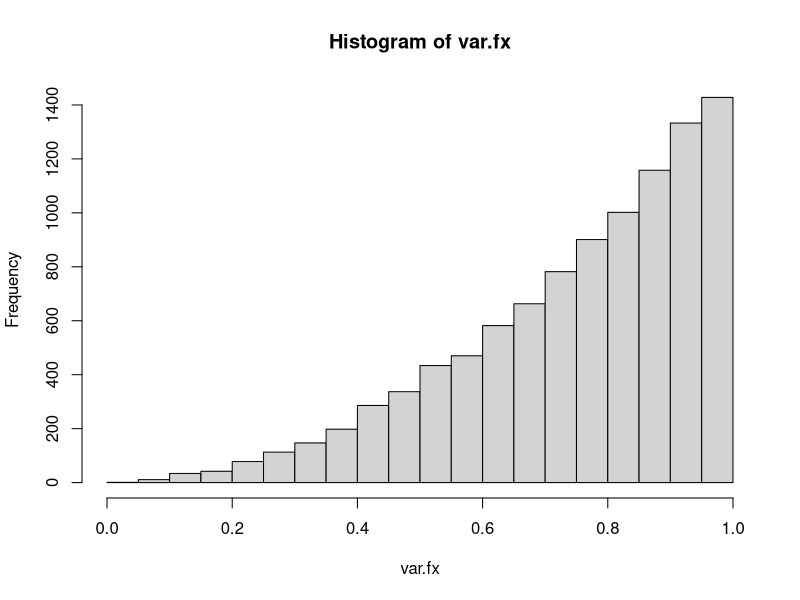
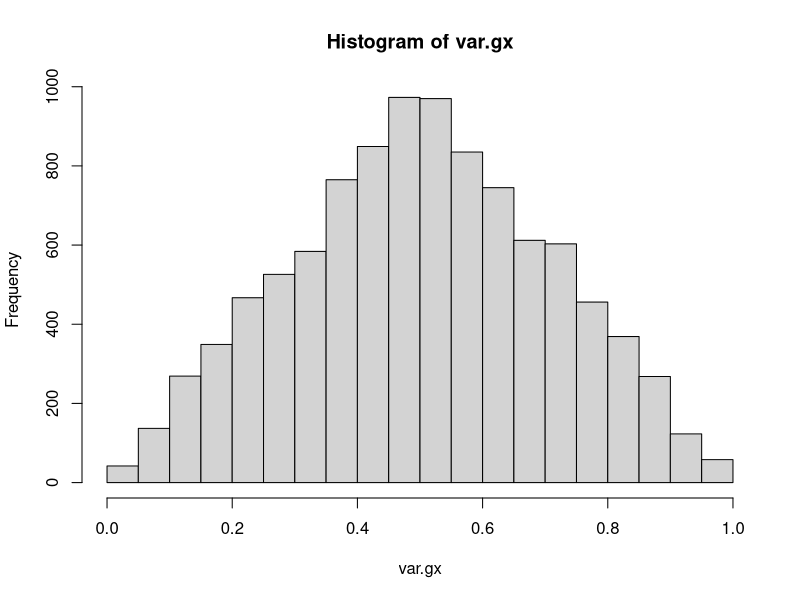

The R script that drew these images, in order:
# Joana da Matta Furtado Ferreira - 2110255

gera.variaveis <- function(funcao, nsamples){
  X <- rep(0,nsamples)
  U <- runif(nsamples)
  
  # caso 1: f(x)
  # a funcao de distribuicao acumulada de f(x) é F(X) = Int(3k^2, 0..x) = x^3, 0 <= x <= 1
  # a inversa de F(x) é F^(-1)(x) = x^(1/3)
  
  if(funcao == 1){
    for(i in 1:nsamples){
      X[i] <- U[i]^(1/3)
    }
  }
  
  # caso 2: g(x)
  # a funcao de distribuicao acumulada de g(x) é Int(4k dk,0..x), 0 <= x <= 0.5 e Int(4x, 0..0.5)+Int(4(1-k) dk,0.5..x), 0.5<=x<=1
  # então, G(x) é (4x^2)/2 = 2x^2, 0<=x<=0.5, e 0.5 + (-2x^2 + 4x - 1.5) = -2x^2 + 4x - 1, 0.5 < x <= 1
  # as inversas de G(x) sao: sqrt(x/2), 0 <= x <= 0.5 e 1 + (sqrt(-2x+2))/2
  
  else if(funcao == 2){
    for(i in 1:nsamples){
      if(U[i] <= 0.5){
        X[i] <- sqrt(U[i]/2)
      }else{
        X[i] <- 1 - sqrt(-2*U[i] +2)/2
      }
    }
  }
  return(X)
}

var.fx <- gera.variaveis(1,10000)
hist(var.fx)

var.gx <- gera.variaveis(2,10000)
hist(var.gx)
